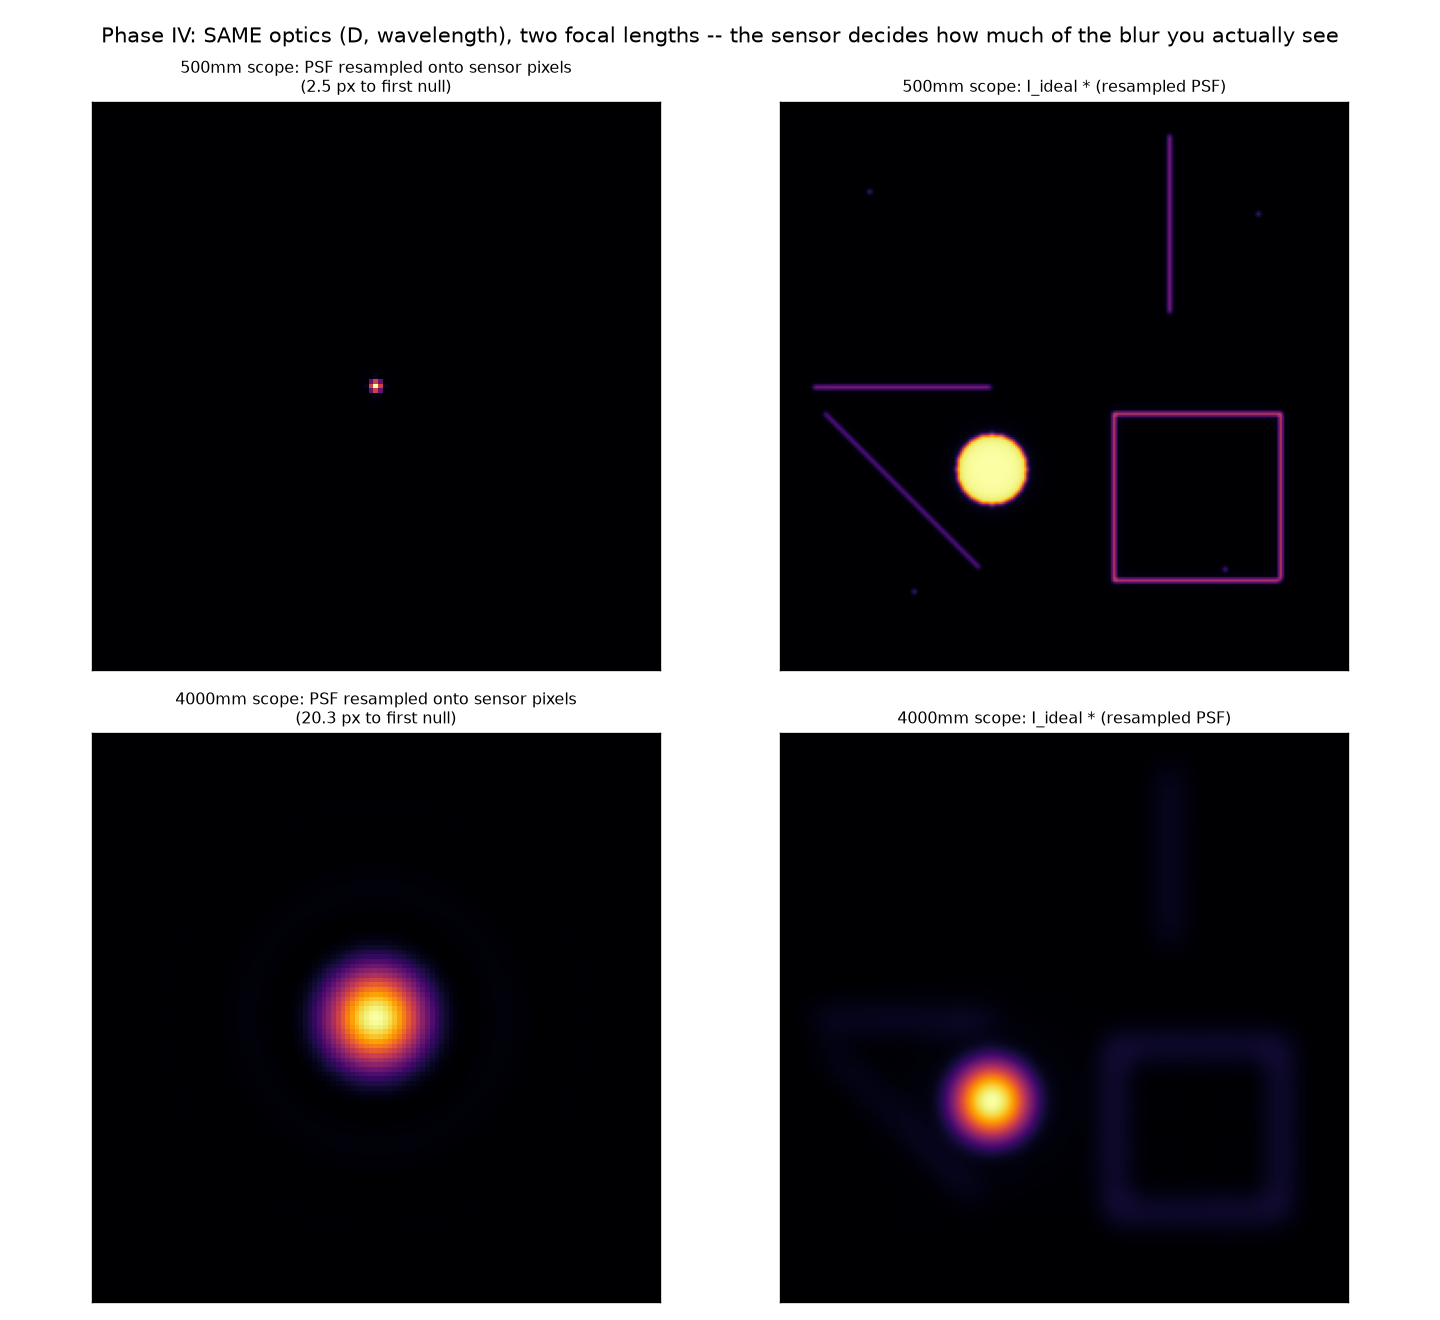

Source code (Python):
"""optics_sim/sensor.py  (Optics Simulator, Phase IV: Focal Length and Sensor Sampling)

Phase III's "image" was the PSF's own native FFT pixel grid, whose angular
scale d_theta = wavelength/(N dx) is itself proportional to wavelength --
which is exactly why swapping wavelength there left the raw-pixel picture
unchanged (the ruler stretched along with what it was measuring). A real
detector doesn't do that: its pixel pitch is fixed hardware, set once.

Add:
    f                      focal length (m)
    Ws, Hs, Nx, Ny         sensor size (m) and resolution (px)
    px = Ws/Nx, py = Hs/Ny  pixel pitch (m/px)

This is exactly module-7/camera/camera_model.py's `Camera` -- reused here
directly, not reimplemented, via a sys.path insert to that folder.

The physical size of a diffraction feature on the focal plane is

    size_physical = f * theta                (small-angle, radians -> metres)
    size_pixels   = f * theta / p             (metres -> pixels)

So a point on the sensor's OWN angular pixel grid has spacing

    d_theta_sensor = p / f                    (rad/px -- independent of D
                                                and wavelength: it's hardware)

Phase II's PSF (native spacing d_theta_pupil = wavelength/(N dx)) is
resampled onto this fixed sensor grid before convolving with the image --
now D, wavelength, f AND p all genuinely show up in the final picture.
"""

import os
import sys

import numpy as np
import matplotlib.pyplot as plt
from scipy.interpolate import RegularGridInterpolator
from scipy.signal import fftconvolve

from aperture import make_grid, circular_aperture
from fraunhofer import fraunhofer_psf

_MODULE7 = os.path.normpath(os.path.join(
    os.path.dirname(__file__), "..", "module-7"))
if _MODULE7 not in sys.path:
    sys.path.insert(0, _MODULE7)
from camera_model import Camera                          # noqa: E402  (Module 7)

_MODULE8 = os.path.dirname(__file__)
if _MODULE8 not in sys.path:
    sys.path.insert(0, _MODULE8)
from psf_convolution import make_ideal_image              # noqa: E402

D0 = 50.0e-3
WAVELENGTH0 = 0.5e-6
N_PUPIL = 1024
DX = D0 / 64.0


def pupil_psf(D, wavelength, dx=DX, n_pupil=N_PUPIL, aperture_fn=circular_aperture,
              **aperture_kwargs):
    X, Y = make_grid(n_pupil, dx)
    P = aperture_fn(X, Y, D, **aperture_kwargs)
    return fraunhofer_psf(P, dx, wavelength)          # PSF, d_theta_pupil


def resample_psf_to_sensor(PSF, d_theta_pupil, px_ang, py_ang, n_out):
    """Interpolate a PSF sampled at d_theta_pupil (rad/px, isotropic) onto a
    NEW n_out x n_out grid with the sensor's own (possibly anisotropic)
    angular pixel pitch px_ang, py_ang = p/f."""
    n_in = PSF.shape[0]
    coords_in = (np.arange(n_in) - n_in // 2) * d_theta_pupil
    interp = RegularGridInterpolator((coords_in, coords_in), PSF,
                                     bounds_error=False, fill_value=0.0)
    xs_out = (np.arange(n_out) - n_out // 2) * px_ang
    ys_out = (np.arange(n_out) - n_out // 2) * py_ang
    Yo, Xo = np.meshgrid(ys_out, xs_out, indexing="ij")
    pts = np.stack([Yo.ravel(), Xo.ravel()], axis=-1)
    out = interp(pts).reshape(n_out, n_out)
    total = out.sum()
    return out / total if total > 0 else out


def main():
    # same astro-camera pixel pitch (~2.4 um) as camera_model.py's own demo;
    # two focal lengths so the SAME optical blur lands well under a pixel for
    # one and comfortably resolved for the other
    cam_short_f = Camera(f=500.0, Ws=13.2, Hs=8.8, Nx=5496, Ny=3672, name="500mm scope")
    cam_long_f = Camera(f=4000.0, Ws=13.2, Hs=8.8, Nx=5496, Ny=3672, name="4000mm scope")

    print("=" * 88)
    print("OPTICS SIMULATOR -- PHASE IV: FOCAL LENGTH AND SENSOR SAMPLING")
    print("=" * 88)
    print(f"optics fixed: D0 = {D0*1e3:.0f} mm, wavelength0 = {WAVELENGTH0*1e9:.0f} nm")
    theta1 = 1.22 * WAVELENGTH0 / D0
    print(f"diffraction-limited first null theta1 = 1.22 wavelength/D = "
          f"{theta1:.4e} rad = {np.degrees(theta1)*3600:.4f} arcsec")
    print(f"(this is the SAME number for both cameras below -- it's a fact")
    print(f" about the optics, before any sensor is even chosen)")
    print()

    print(f"{'camera':>14} {'f (mm)':>8} {'px pitch (um)':>14} "
          f"{'d_theta_sensor':>18} {'first null (px)':>16} "
          f"{'first null (um)':>16}")
    print("-" * 92)
    for cam in (cam_short_f, cam_long_f):
        # Camera stores f, px, py all in mm -- their ratio is already the
        # dimensionless angle (radians) with no unit conversion needed
        d_theta_sensor = cam.px / cam.f
        null_px = theta1 / d_theta_sensor
        null_um = cam.f * theta1 * 1e3                # f(mm)*theta(rad) -> mm -> um
        print(f"{cam.name:>14} {cam.f:>8.0f} {cam.px*1e3:>14.3f} "
              f"{np.degrees(d_theta_sensor)*3600:>15.4f}\" "
              f"{null_px:>16.2f} {null_um:>16.2f}")

    print()
    print("Same optics -> same blur ANGLE theta1 on both rows above. The two")
    print("cameras share the same pixel pitch p, so going from 500mm to")
    print("4000mm (8x) scales the physical blur size f*theta1 by the same 8x")
    print("(6.1 um -> 48.8 um) -- everything in the image scales with focal")
    print("length, the blur included. What actually matters for whether you")
    print("SEE it is the blur size relative to a pixel: size_px = f theta1/p,")
    print("so the same 8x in f gives 8x more pixels across it (2.5 -> 20.3).")
    print("D and wavelength set theta1 (the optics' job); f turns that angle")
    print("into a physical size (the lens' job); p turns that size into a")
    print("pixel count (the sensor's job) -- three separable knobs in one model.")
    print("=" * 88)

    _plot(cam_short_f, cam_long_f, theta1)


def _plot(cam_short_f, cam_long_f, theta1):
    ideal = make_ideal_image()
    PSF_pupil, d_theta_pupil = pupil_psf(D0, WAVELENGTH0)

    fig, axes = plt.subplots(2, 2, figsize=(12, 11))
    for ax_row, cam in zip(axes, (cam_short_f, cam_long_f)):
        px_ang = cam.px / cam.f          # mm/mm -> radians, no conversion needed
        py_ang = cam.py / cam.f
        kernel = resample_psf_to_sensor(PSF_pupil, d_theta_pupil, px_ang, py_ang,
                                        n_out=121)
        img = fftconvolve(ideal, kernel, mode="same")

        ax_row[0].imshow(kernel, cmap="inferno", origin="upper")
        ax_row[0].set_title(f"{cam.name}: PSF resampled onto sensor pixels\n"
                            f"({theta1/px_ang:.1f} px to first null)", fontsize=9.5)
        ax_row[0].set_xticks([]); ax_row[0].set_yticks([])

        ax_row[1].imshow(img, cmap="inferno", origin="upper")
        ax_row[1].set_title(f"{cam.name}: I_ideal * (resampled PSF)", fontsize=9.5)
        ax_row[1].set_xticks([]); ax_row[1].set_yticks([])

    fig.suptitle("Phase IV: SAME optics (D, wavelength), two focal lengths -- "
                 "the sensor decides how much of the blur you actually see",
                 fontsize=12.5)
    fig.tight_layout()
    fig.savefig("sensor.png", dpi=120)


if __name__ == "__main__":
    main()
    plt.show()
